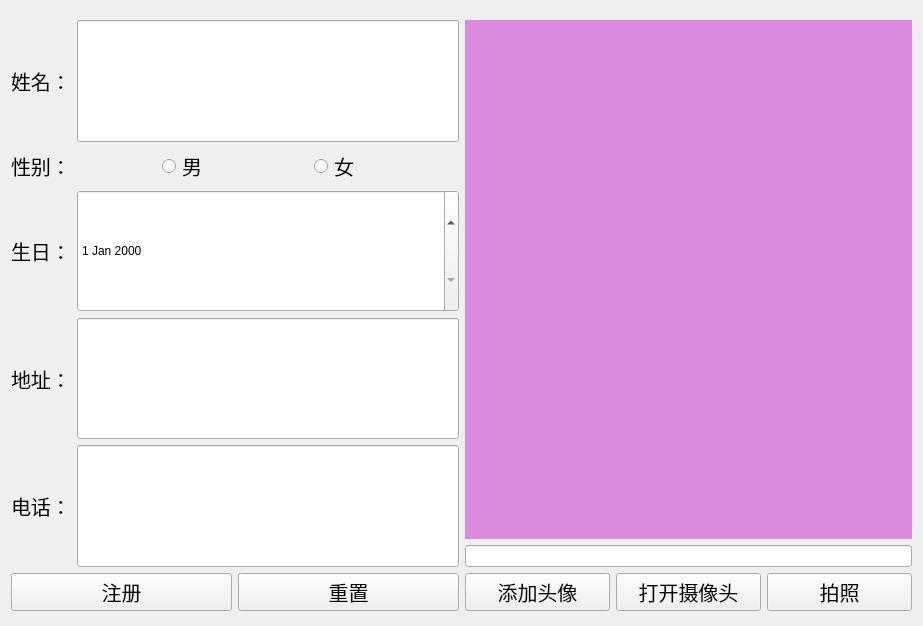
<?xml version="1.0" encoding="UTF-8"?>
<ui version="4.0">
 <class>RegisterVim</class>
 <widget class="QWidget" name="RegisterVim">
  <property name="geometry">
   <rect>
    <x>0</x>
    <y>0</y>
    <width>923</width>
    <height>626</height>
   </rect>
  </property>
  <property name="windowTitle">
   <string>Form</string>
  </property>
  <widget class="QWidget" name="layoutWidget">
   <property name="geometry">
    <rect>
     <x>11</x>
     <y>20</y>
     <width>901</width>
     <height>591</height>
    </rect>
   </property>
   <layout class="QHBoxLayout" name="horizontalLayout_8">
    <item>
     <layout class="QVBoxLayout" name="verticalLayout">
      <item>
       <layout class="QHBoxLayout" name="horizontalLayout">
        <item>
         <widget class="QLabel" name="label">
          <property name="font">
           <font>
            <pointsize>15</pointsize>
           </font>
          </property>
          <property name="text">
           <string>姓名：</string>
          </property>
         </widget>
        </item>
        <item>
         <widget class="QLineEdit" name="nameEdit">
          <property name="sizePolicy">
           <sizepolicy hsizetype="Expanding" vsizetype="Expanding">
            <horstretch>0</horstretch>
            <verstretch>0</verstretch>
           </sizepolicy>
          </property>
          <property name="font">
           <font>
            <pointsize>15</pointsize>
           </font>
          </property>
         </widget>
        </item>
       </layout>
      </item>
      <item>
       <layout class="QHBoxLayout" name="horizontalLayout_2">
        <item>
         <widget class="QLabel" name="label_2">
          <property name="font">
           <font>
            <pointsize>15</pointsize>
           </font>
          </property>
          <property name="text">
           <string>性别：</string>
          </property>
         </widget>
        </item>
        <item>
         <widget class="QRadioButton" name="mrb">
          <property name="font">
           <font>
            <pointsize>15</pointsize>
           </font>
          </property>
          <property name="text">
           <string>男</string>
          </property>
         </widget>
        </item>
        <item>
         <widget class="QRadioButton" name="wrb">
          <property name="font">
           <font>
            <pointsize>15</pointsize>
           </font>
          </property>
          <property name="text">
           <string>女</string>
          </property>
         </widget>
        </item>
       </layout>
      </item>
      <item>
       <layout class="QHBoxLayout" name="horizontalLayout_3">
        <item>
         <widget class="QLabel" name="label_3">
          <property name="font">
           <font>
            <pointsize>15</pointsize>
           </font>
          </property>
          <property name="text">
           <string>生日：</string>
          </property>
         </widget>
        </item>
        <item>
         <widget class="QDateEdit" name="birthdayEdit">
          <property name="sizePolicy">
           <sizepolicy hsizetype="Expanding" vsizetype="Expanding">
            <horstretch>0</horstretch>
            <verstretch>0</verstretch>
           </sizepolicy>
          </property>
         </widget>
        </item>
       </layout>
      </item>
      <item>
       <layout class="QHBoxLayout" name="horizontalLayout_4">
        <item>
         <widget class="QLabel" name="label_4">
          <property name="font">
           <font>
            <pointsize>15</pointsize>
           </font>
          </property>
          <property name="text">
           <string>地址：</string>
          </property>
         </widget>
        </item>
        <item>
         <widget class="QLineEdit" name="addressEdit">
          <property name="sizePolicy">
           <sizepolicy hsizetype="Expanding" vsizetype="Expanding">
            <horstretch>0</horstretch>
            <verstretch>0</verstretch>
           </sizepolicy>
          </property>
          <property name="font">
           <font>
            <pointsize>15</pointsize>
           </font>
          </property>
         </widget>
        </item>
       </layout>
      </item>
      <item>
       <layout class="QHBoxLayout" name="horizontalLayout_5">
        <item>
         <widget class="QLabel" name="label_5">
          <property name="font">
           <font>
            <pointsize>15</pointsize>
           </font>
          </property>
          <property name="text">
           <string>电话：</string>
          </property>
         </widget>
        </item>
        <item>
         <widget class="QLineEdit" name="phoneEdit">
          <property name="sizePolicy">
           <sizepolicy hsizetype="Expanding" vsizetype="Expanding">
            <horstretch>0</horstretch>
            <verstretch>0</verstretch>
           </sizepolicy>
          </property>
          <property name="font">
           <font>
            <pointsize>15</pointsize>
           </font>
          </property>
         </widget>
        </item>
       </layout>
      </item>
      <item>
       <layout class="QHBoxLayout" name="horizontalLayout_6">
        <item>
         <widget class="QPushButton" name="registerBt">
          <property name="font">
           <font>
            <pointsize>15</pointsize>
           </font>
          </property>
          <property name="text">
           <string>注册</string>
          </property>
         </widget>
        </item>
        <item>
         <widget class="QPushButton" name="resetBt">
          <property name="font">
           <font>
            <pointsize>15</pointsize>
           </font>
          </property>
          <property name="text">
           <string>重置</string>
          </property>
         </widget>
        </item>
       </layout>
      </item>
     </layout>
    </item>
    <item>
     <layout class="QVBoxLayout" name="verticalLayout_2" stretch="3,0,0">
      <item>
       <widget class="QLabel" name="headpicLb">
        <property name="sizePolicy">
         <sizepolicy hsizetype="Preferred" vsizetype="Expanding">
          <horstretch>0</horstretch>
          <verstretch>0</verstretch>
         </sizepolicy>
        </property>
        <property name="styleSheet">
         <string notr="true">background-color: rgb(220, 138, 221);</string>
        </property>
        <property name="text">
         <string/>
        </property>
       </widget>
      </item>
      <item>
       <widget class="QLineEdit" name="picFileEdit"/>
      </item>
      <item>
       <layout class="QHBoxLayout" name="horizontalLayout_7" stretch="1,1,1">
        <item>
         <widget class="QPushButton" name="addpicBt">
          <property name="font">
           <font>
            <pointsize>15</pointsize>
           </font>
          </property>
          <property name="text">
           <string>添加头像</string>
          </property>
         </widget>
        </item>
        <item>
         <widget class="QPushButton" name="videoswitchBt">
          <property name="font">
           <font>
            <pointsize>15</pointsize>
           </font>
          </property>
          <property name="text">
           <string>打开摄像头</string>
          </property>
         </widget>
        </item>
        <item>
         <widget class="QPushButton" name="cameraBt">
          <property name="font">
           <font>
            <pointsize>15</pointsize>
           </font>
          </property>
          <property name="text">
           <string>拍照</string>
          </property>
         </widget>
        </item>
       </layout>
      </item>
     </layout>
    </item>
   </layout>
  </widget>
 </widget>
 <resources/>
 <connections/>
</ui>
